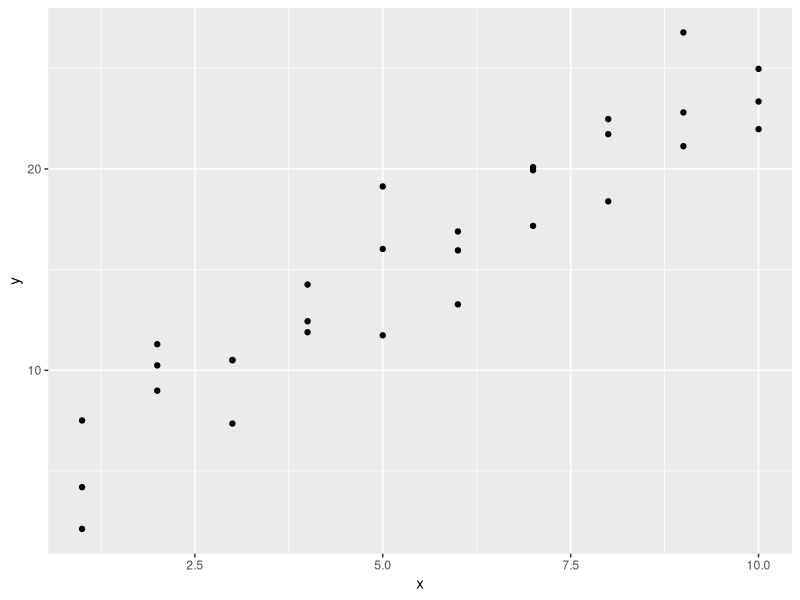
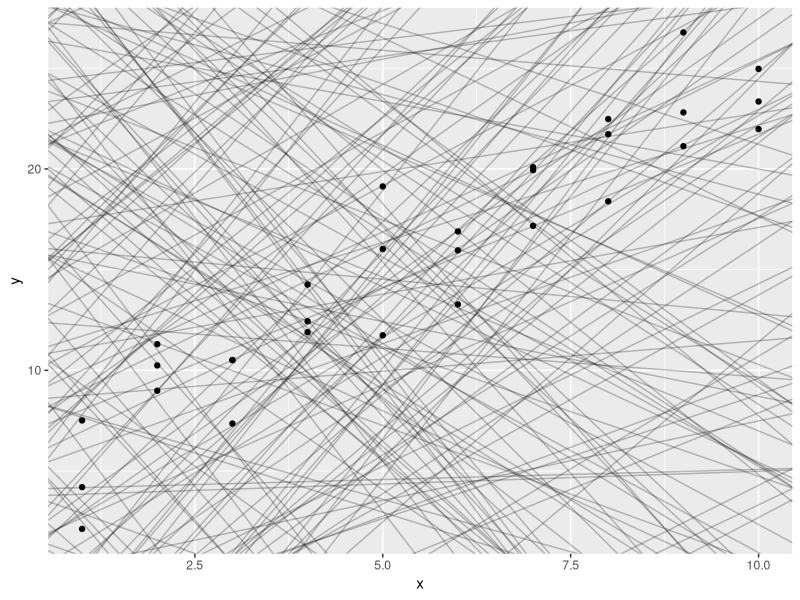
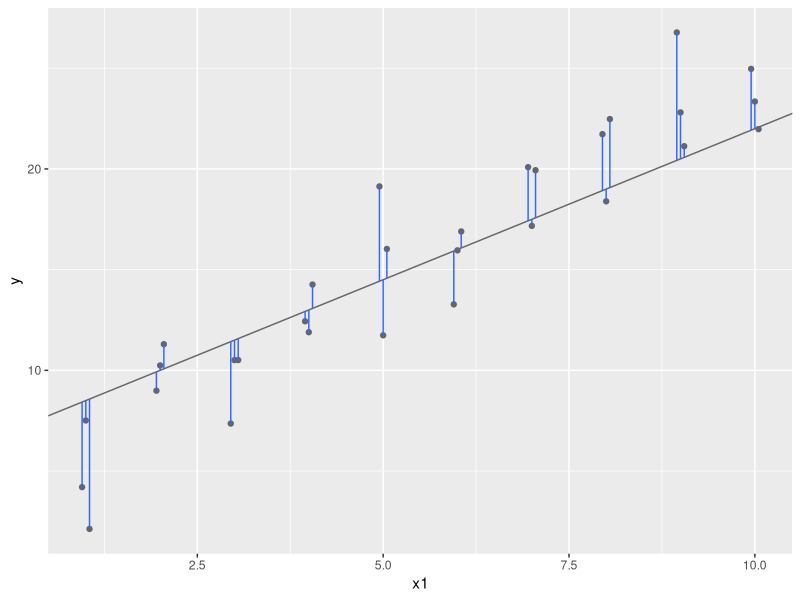
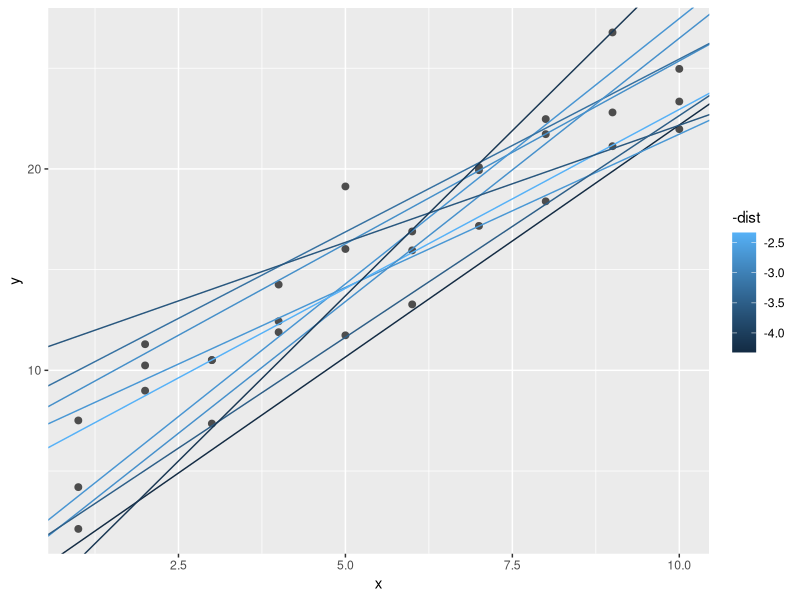
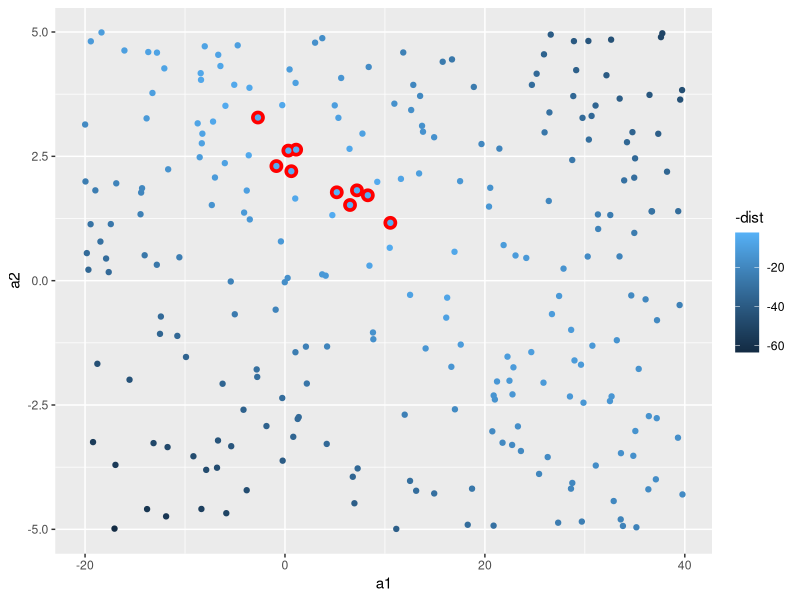
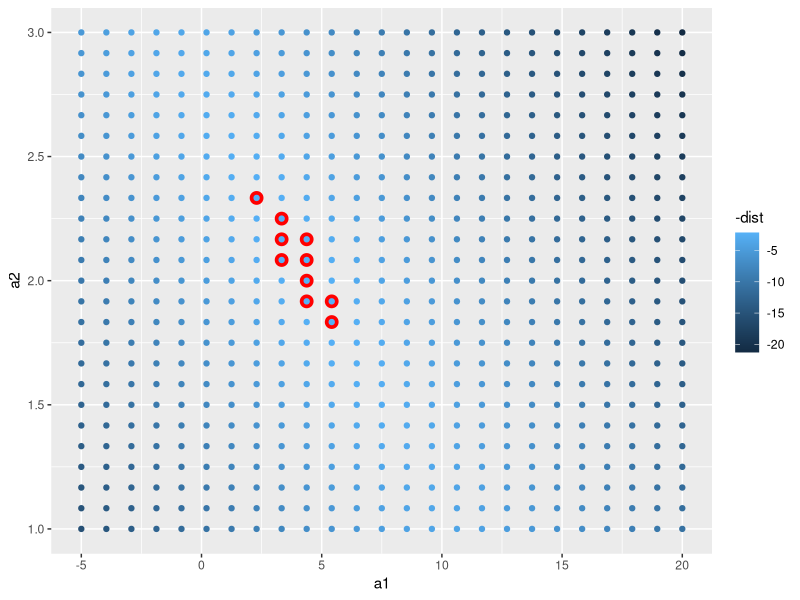
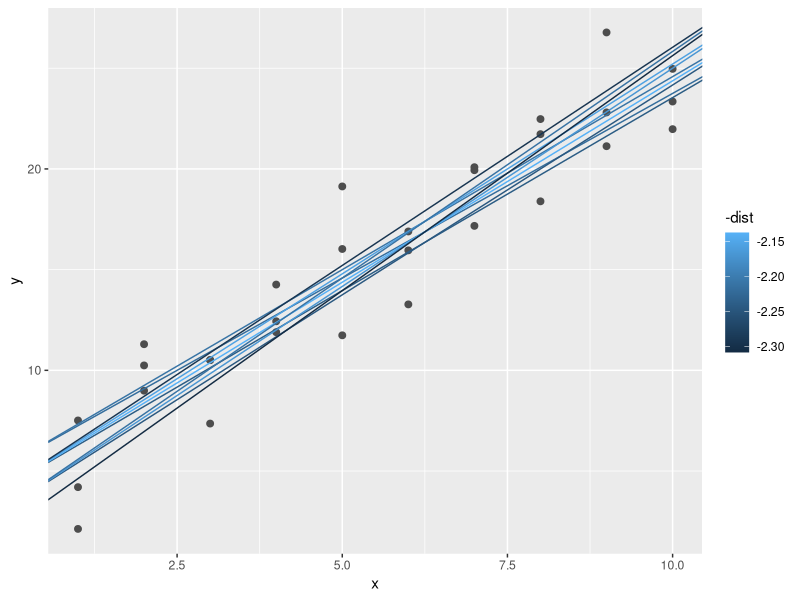
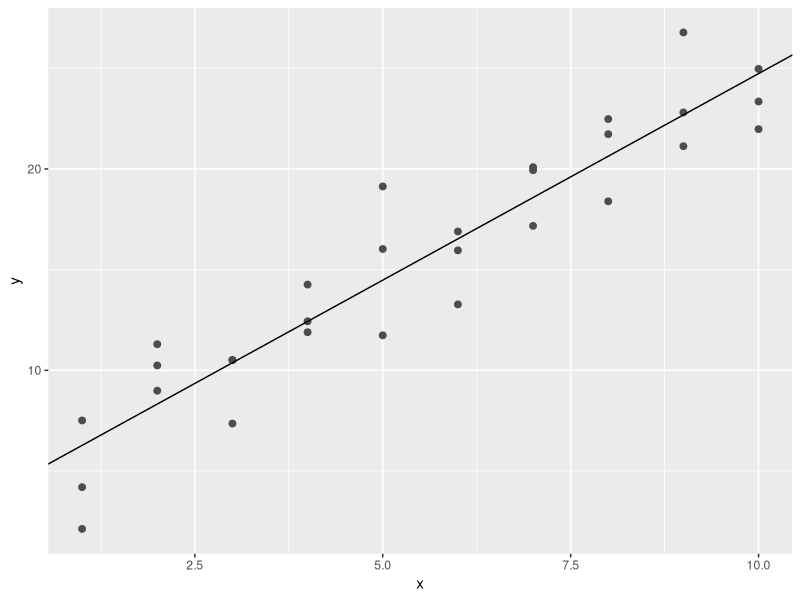

Here is the R script that generated these plots, in order: (Note: this script raises an error after producing the figures.)
## ---- chunk 1
library(tidyverse)

library(modelr)
options(na.action = na.warn)
## ---- chunk 2
ggplot(sim1, aes(x, y)) + 
  geom_point()
## ---- chunk 3
models <- tibble(
  a1 = runif(250, -20, 40),
  a2 = runif(250, -5, 5)
)

ggplot(sim1, aes(x, y)) + 
  geom_abline(aes(intercept = a1, slope = a2), data = models, alpha = 1/4) +
  geom_point() 
## ---- chunk 4
dist1 <- sim1 %>% 
  mutate(
    dodge = rep(c(-1, 0, 1) / 20, 10),
    x1 = x + dodge,
    pred = 7 + x1 * 1.5
  )

ggplot(dist1, aes(x1, y)) + 
  geom_abline(intercept = 7, slope = 1.5, colour = "grey40") +
  geom_point(colour = "grey40") +
  geom_linerange(aes(ymin = y, ymax = pred), colour = "#3366FF") 
## ---- chunk 5
model1 <- function(a, data) {
  a[1] + data$x * a[2]
}
model1(c(7, 1.5), sim1)
## ---- chunk 6
measure_distance <- function(mod, data) {
  diff <- data$y - model1(mod, data)
  sqrt(mean(diff ^ 2))
}
measure_distance(c(7, 1.5), sim1)
## ---- chunk 7
sim1_dist <- function(a1, a2) {
  measure_distance(c(a1, a2), sim1)
}

models <- models %>% 
  mutate(dist = purrr::map2_dbl(a1, a2, sim1_dist))
models
## ---- chunk 8
ggplot(sim1, aes(x, y)) + 
  geom_point(size = 2, colour = "grey30") + 
  geom_abline(
    aes(intercept = a1, slope = a2, colour = -dist), 
    data = filter(models, rank(dist) <= 10)
  )
## ---- chunk 9
ggplot(models, aes(a1, a2)) +
  geom_point(data = filter(models, rank(dist) <= 10), size = 4, colour = "red") +
  geom_point(aes(colour = -dist))
## ---- chunk 10
grid <- expand.grid(
  a1 = seq(-5, 20, length = 25),
  a2 = seq(1, 3, length = 25)
  ) %>% 
  mutate(dist = purrr::map2_dbl(a1, a2, sim1_dist))

grid %>% 
  ggplot(aes(a1, a2)) +
  geom_point(data = filter(grid, rank(dist) <= 10), size = 4, colour = "red") +
  geom_point(aes(colour = -dist)) 
## ---- chunk 11
ggplot(sim1, aes(x, y)) + 
  geom_point(size = 2, colour = "grey30") + 
  geom_abline(
    aes(intercept = a1, slope = a2, colour = -dist), 
    data = filter(grid, rank(dist) <= 10)
  )
## ---- chunk 12
best <- optim(c(0, 0), measure_distance, data = sim1)
best$par

ggplot(sim1, aes(x, y)) + 
  geom_point(size = 2, colour = "grey30") + 
  geom_abline(intercept = best$par[1], slope = best$par[2])
## ---- chunk 13
sim1_mod <- lm(y ~ x, data = sim1)
coef(sim1_mod)
## ---- chunk 14
    sim1a <- tibble(
      x = rep(1:10, each = 3),
      y = x * 1.5 + 6 + rt(length(x), df = 2)
    )
## ---- chunk 15
    measure_distance <- function(mod, data) {
      diff <- data$y - model1(mod, data)
      mean(abs(diff))
    }
## ---- chunk 16
    model1 <- function(a, data) {
      a[1] + data$x * a[2] + a[3]
    }
## ---- chunk 17
grid <- sim1 %>% 
  data_grid(x) 
grid
## ---- chunk 18
grid <- grid %>% 
  add_predictions(sim1_mod) 
grid
## ---- chunk 19
ggplot(sim1, aes(x)) +
  geom_point(aes(y = y)) +
  geom_line(aes(y = pred), data = grid, colour = "red", size = 1)
## ---- chunk 20
sim1 <- sim1 %>% 
  add_residuals(sim1_mod)
sim1
## ---- chunk 21
ggplot(sim1, aes(resid)) + 
  geom_freqpoly(binwidth = 0.5)
## ---- chunk 22
ggplot(sim1, aes(x, resid)) + 
  geom_ref_line(h = 0) +
  geom_point() 
## ---- chunk 23
df <- tribble(
  ~y, ~x1, ~x2,
  4, 2, 5,
  5, 1, 6
)
model_matrix(df, y ~ x1)
## ---- chunk 24
model_matrix(df, y ~ x1 - 1)
## ---- chunk 25
model_matrix(df, y ~ x1 + x2)
## ---- chunk 26
df <- tribble(
  ~ sex, ~ response,
  "male", 1,
  "female", 2,
  "male", 1
)
model_matrix(df, response ~ sex)
## ---- chunk 27
ggplot(sim2) + 
  geom_point(aes(x, y))
## ---- chunk 28
mod2 <- lm(y ~ x, data = sim2)

grid <- sim2 %>% 
  data_grid(x) %>% 
  add_predictions(mod2)
grid
## ---- chunk 29
ggplot(sim2, aes(x)) + 
  geom_point(aes(y = y)) +
  geom_point(data = grid, aes(y = pred), colour = "red", size = 4)
## ---- chunk 30
tibble(x = "e") %>% 
  add_predictions(mod2)
## ---- chunk 31
ggplot(sim3, aes(x1, y)) + 
  geom_point(aes(colour = x2))
## ---- chunk 32
mod1 <- lm(y ~ x1 + x2, data = sim3)
mod2 <- lm(y ~ x1 * x2, data = sim3)
## ---- chunk 33
grid <- sim3 %>% 
  data_grid(x1, x2) %>% 
  gather_predictions(mod1, mod2)
grid
## ---- chunk 34
ggplot(sim3, aes(x1, y, colour = x2)) + 
  geom_point() + 
  geom_line(data = grid, aes(y = pred)) + 
  facet_wrap(~ model)
## ---- chunk 35
sim3 <- sim3 %>% 
  gather_residuals(mod1, mod2)

ggplot(sim3, aes(x1, resid, colour = x2)) + 
  geom_point() + 
  facet_grid(model ~ x2)
## ---- chunk 36
mod1 <- lm(y ~ x1 + x2, data = sim4)
mod2 <- lm(y ~ x1 * x2, data = sim4)

grid <- sim4 %>% 
  data_grid(
    x1 = seq_range(x1, 5), 
    x2 = seq_range(x2, 5) 
  ) %>% 
  gather_predictions(mod1, mod2)
grid
## ---- chunk 37
    seq_range(c(0.0123, 0.923423), n = 5)
    seq_range(c(0.0123, 0.923423), n = 5, pretty = TRUE)
## ---- chunk 38
    x1 <- rcauchy(100)
    seq_range(x1, n = 5)
    seq_range(x1, n = 5, trim = 0.10)
    seq_range(x1, n = 5, trim = 0.25)
    seq_range(x1, n = 5, trim = 0.50)
## ---- chunk 39
    x2 <- c(0, 1)
    seq_range(x2, n = 5)
    seq_range(x2, n = 5, expand = 0.10)
    seq_range(x2, n = 5, expand = 0.25)
    seq_range(x2, n = 5, expand = 0.50)
## ---- chunk 40
ggplot(grid, aes(x1, x2)) + 
  geom_tile(aes(fill = pred)) + 
  facet_wrap(~ model)
## ---- chunk 41
ggplot(grid, aes(x1, pred, colour = x2, group = x2)) + 
  geom_line() +
  facet_wrap(~ model)
ggplot(grid, aes(x2, pred, colour = x1, group = x1)) + 
  geom_line() +
  facet_wrap(~ model)
## ---- chunk 42
df <- tribble(
  ~y, ~x,
   1,  1,
   2,  2, 
   3,  3
)
model_matrix(df, y ~ x^2 + x)
model_matrix(df, y ~ I(x^2) + x)
## ---- chunk 43
model_matrix(df, y ~ poly(x, 2))
## ---- chunk 44
library(splines)
model_matrix(df, y ~ ns(x, 2))
## ---- chunk 45
sim5 <- tibble(
  x = seq(0, 3.5 * pi, length = 50),
  y = 4 * sin(x) + rnorm(length(x))
)

ggplot(sim5, aes(x, y)) +
  geom_point()
## ---- chunk 46
mod1 <- lm(y ~ ns(x, 1), data = sim5)
mod2 <- lm(y ~ ns(x, 2), data = sim5)
mod3 <- lm(y ~ ns(x, 3), data = sim5)
mod4 <- lm(y ~ ns(x, 4), data = sim5)
mod5 <- lm(y ~ ns(x, 5), data = sim5)

grid <- sim5 %>% 
  data_grid(x = seq_range(x, n = 50, expand = 0.1)) %>% 
  gather_predictions(mod1, mod2, mod3, mod4, mod5, .pred = "y")

ggplot(sim5, aes(x, y)) + 
  geom_point() +
  geom_line(data = grid, colour = "red") +
  facet_wrap(~ model)
## ---- chunk 47
df <- tribble(
  ~x, ~y,
  1, 2.2,
  2, NA,
  3, 3.5,
  4, 8.3,
  NA, 10
)

mod <- lm(y ~ x, data = df)
## ---- chunk 48
mod <- lm(y ~ x, data = df, na.action = na.exclude)
## ---- chunk 49
nobs(mod)
